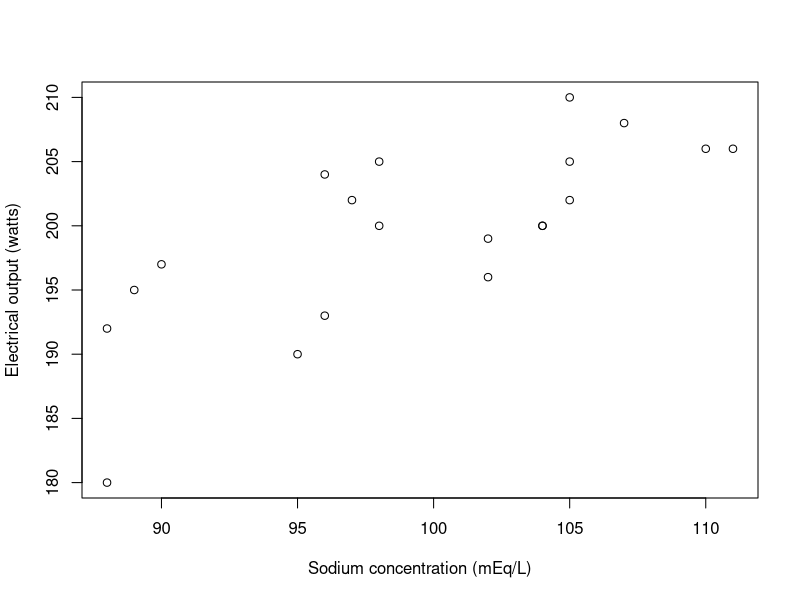

The R script that drew this image:
## ---- chunk 1
knitr::opts_chunk$set(echo = TRUE)
## ---- chunk 2
#Create data frame
dat3 = data.frame(sodium = c(95,104,88,97,102,89,104,105,111,88,
                             98,102,96,105,107,105,96,90,110,98),
                  elec = c(190,200,192,202,196,195,200,202,206,180,
                            205,199,193,205,208,210,204,197,206,200))
#Print data frame
dat3

#Summary statistics
#Average and standard deviation of sodium
mean(dat3$sodium)
sd(dat3$sodium)

#Average and standard deviation of elec
mean(dat3$elec)
sd(dat3$elec)

#Create scatterplot
plot(dat3$elec~dat3$sodium,
        ylab = "Electrical output (watts)", xlab = "Sodium concentration (mEq/L)")

#Perform a linear regression analysis
mod1=lm(dat3$elec ~ dat3$sodium)

summary(mod1)

